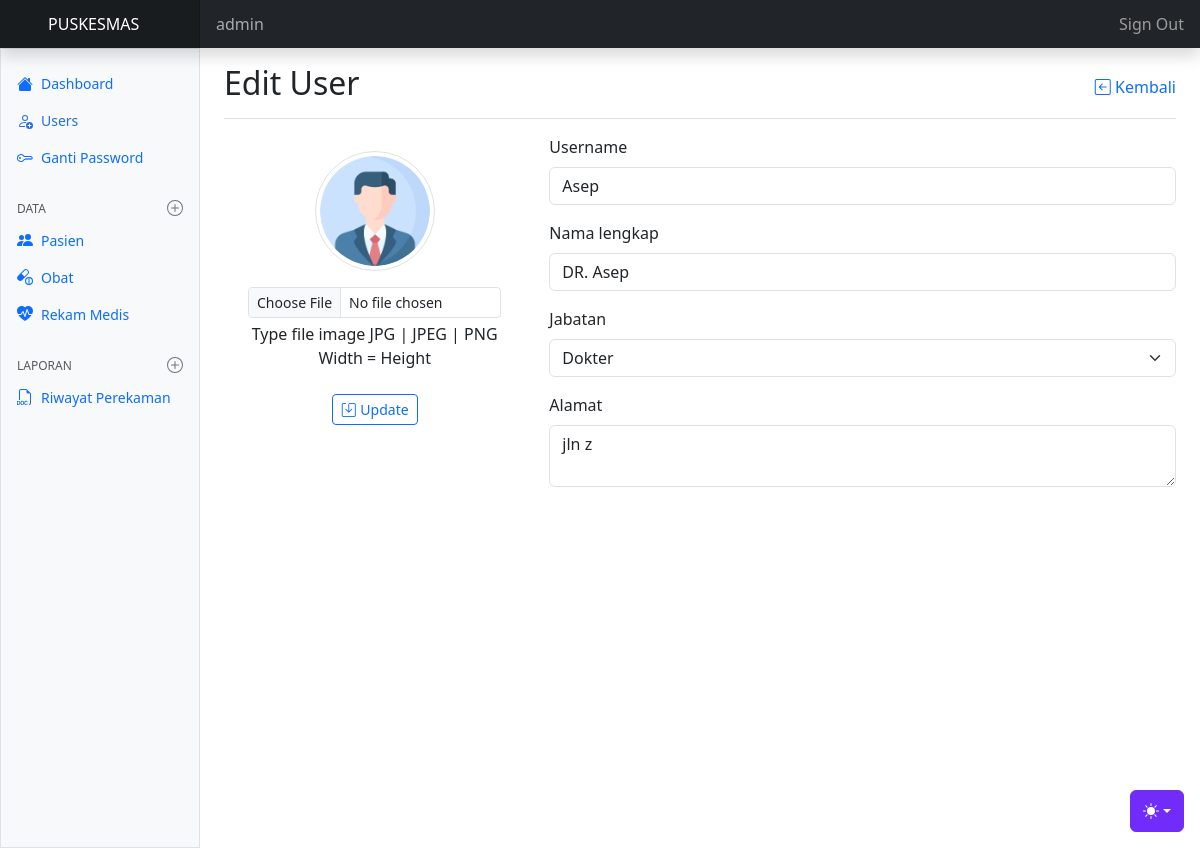
The app's page /user/edit-user.php?id=41&gambar=user2.png (signed in) with its own data.
### tables this page shows
CREATE TABLE `tb_user` (
  `id_user` int(11) NOT NULL,
  `username` varchar(50) NOT NULL,
  `fullname` varchar(50) NOT NULL,
  `password` varchar(255) NOT NULL,
  `jabatan` enum('1','2','3') NOT NULL COMMENT '1=administrator, 2=petugas, 3=dokter',
  `alamat` varchar(100) NOT NULL,
  `gambar` varchar(100) NOT NULL
);

### config.php (called while the page is built, shortened)
<?php
$main_url = "http://localhost/rekam_medis/";
?>

### user/edit-user.php (the view, shortened to what this page needs)
<?php
  require "../config.php";
  require "../template/header.php";
  require "../template/navbar.php";
  require "../template/sidebar.php";
  $id = $_GET['id'];
  $getUser = mysqli_query($koneksi, "SELECT * FROM tb_user WHERE id_user = $id");
  $user = mysqli_fetch_assoc($getUser);
?>
    <main class="col-md-9 ms-sm-auto col-lg-10 px-md-4 min-vh-100">
      <div class="d-flex justify-content-between flex-wrap flex-md-nowrap align-items-center pt-3 pb-2 mb-3 border-bottom">
        <h1 class="h2">Edit User</h1>
        <a href="<?= $main_url ?>user/index.php" class="text-decoration-none"><i class="bi bi-arrow-left-square align-top"></i> Kembali</a>
      </div>
      <form action="proses-user.php" method="post" enctype="multipart/form-data">
        <div class="row">
          <div class="col-lg-4 mb-4 text-center">
            <div class="px-4 mb-4">
              <img src="<?= $main_url ?>assets/img/img-user/<?= $user['gambar'] ?>" alt="user" class="img-thumbnail rounded-circle mt-3 mb-3 tampil" width="120">
              <input type="file" class="form-control form-control-sm mb-1" name="gambar" onchange="imgView()" id="gambar">
              <span class="fs-6">Type file image JPG | JPEG | PNG</span><br>
              <span class="fs-6">Width = Height</span>
            </div>
            <button type="submit" name="update" class="btn btn-outline-primary btn-sm"><i class="bi bi-save align-top"></i> Update</button>
          </div>
          <div class="col-md-8">
            <div class="form-group mb-3">
                <label for="username" class="form-label">Username</label>
                <input type="text" class="form-control" name="username" id="username" value="<?= $user['username'] ?>" autocomplete="off">
            </div>
            <div class="form-group mb-3">
                <label for="fullname" class="form-label">Nama lengkap</label>
                <input type="text" class="form-control" name="fullname" id="fullname" value="<?= $user['fullname'] ?>" autocomplete="off">
            </div>
            <div class="form-group mb-3">
                <label for="jabatan" class="form-label">Jabatan</label>
                <select name="jabatan" id="jabatan" class="form-select">pilih
                    <option value="3" <?= $user['jabatan'] == 3 ? 'selected' : '' ?> >Dokter</option>
                </select>
            </div>
            <div class="form-group mb-3">
                <label for="alamat" class="form-label">Alamat</label>
                <textarea type="text" class="form-control mb-5" name="alamat" id="alamat" placeholder="masukkan alamat"><?= $user['alamat'] ?></textarea>
            </div>
          </div>
        </div>
      </form>
    </main>
<?php
  require "../template/footer.php";
?>

### assets/dashboard/dashboard.css (style rules this page uses)
.bi { display: inline-block; width: 1rem; height: 1rem; }

### template/header.php (style rules this page uses)
.bi { vertical-align: -.125em; fill: currentColor; }

### records on screen
tb_user: gambar (picture), username "Asep", fullname "DR. Asep", jabatan "Dokter", alamat "jln z"

### other values on screen
$_SESSION['ssUserRM'] "admin"
